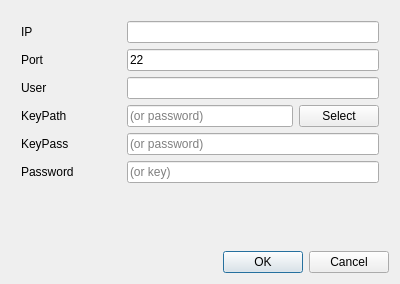
<?xml version="1.0" encoding="UTF-8"?>
<ui version="4.0">
 <class>SshDialog</class>
 <widget class="QDialog" name="SshDialog">
  <property name="geometry">
   <rect>
    <x>0</x>
    <y>0</y>
    <width>400</width>
    <height>284</height>
   </rect>
  </property>
  <property name="windowTitle">
   <string>Dialog</string>
  </property>
  <layout class="QVBoxLayout" name="verticalLayout">
   <item>
    <spacer name="verticalSpacer_2">
     <property name="orientation">
      <enum>Qt::Vertical</enum>
     </property>
     <property name="sizeType">
      <enum>QSizePolicy::Fixed</enum>
     </property>
     <property name="sizeHint" stdset="0">
      <size>
       <width>20</width>
       <height>10</height>
      </size>
     </property>
    </spacer>
   </item>
   <item>
    <layout class="QHBoxLayout" name="horizontalLayout_3">
     <item>
      <spacer name="horizontalSpacer_7">
       <property name="orientation">
        <enum>Qt::Horizontal</enum>
       </property>
       <property name="sizeType">
        <enum>QSizePolicy::Fixed</enum>
       </property>
       <property name="sizeHint" stdset="0">
        <size>
         <width>10</width>
         <height>20</height>
        </size>
       </property>
      </spacer>
     </item>
     <item>
      <widget class="QLabel" name="labelIp">
       <property name="minimumSize">
        <size>
         <width>100</width>
         <height>0</height>
        </size>
       </property>
       <property name="text">
        <string>IP</string>
       </property>
      </widget>
     </item>
     <item>
      <widget class="QLineEdit" name="lineEditIp"/>
     </item>
     <item>
      <spacer name="horizontalSpacer_2">
       <property name="orientation">
        <enum>Qt::Horizontal</enum>
       </property>
       <property name="sizeType">
        <enum>QSizePolicy::Fixed</enum>
       </property>
       <property name="sizeHint" stdset="0">
        <size>
         <width>10</width>
         <height>20</height>
        </size>
       </property>
      </spacer>
     </item>
    </layout>
   </item>
   <item>
    <layout class="QHBoxLayout" name="horizontalLayout_5">
     <item>
      <spacer name="horizontalSpacer_8">
       <property name="orientation">
        <enum>Qt::Horizontal</enum>
       </property>
       <property name="sizeType">
        <enum>QSizePolicy::Fixed</enum>
       </property>
       <property name="sizeHint" stdset="0">
        <size>
         <width>10</width>
         <height>20</height>
        </size>
       </property>
      </spacer>
     </item>
     <item>
      <widget class="QLabel" name="labelPort">
       <property name="minimumSize">
        <size>
         <width>100</width>
         <height>0</height>
        </size>
       </property>
       <property name="text">
        <string>Port</string>
       </property>
      </widget>
     </item>
     <item>
      <widget class="QLineEdit" name="lineEditPort">
       <property name="text">
        <string>22</string>
       </property>
      </widget>
     </item>
     <item>
      <spacer name="horizontalSpacer_3">
       <property name="orientation">
        <enum>Qt::Horizontal</enum>
       </property>
       <property name="sizeType">
        <enum>QSizePolicy::Fixed</enum>
       </property>
       <property name="sizeHint" stdset="0">
        <size>
         <width>10</width>
         <height>20</height>
        </size>
       </property>
      </spacer>
     </item>
    </layout>
   </item>
   <item>
    <layout class="QHBoxLayout" name="horizontalLayout_2">
     <item>
      <spacer name="horizontalSpacer_9">
       <property name="orientation">
        <enum>Qt::Horizontal</enum>
       </property>
       <property name="sizeType">
        <enum>QSizePolicy::Fixed</enum>
       </property>
       <property name="sizeHint" stdset="0">
        <size>
         <width>10</width>
         <height>20</height>
        </size>
       </property>
      </spacer>
     </item>
     <item>
      <widget class="QLabel" name="labelUser">
       <property name="minimumSize">
        <size>
         <width>100</width>
         <height>0</height>
        </size>
       </property>
       <property name="text">
        <string>User</string>
       </property>
      </widget>
     </item>
     <item>
      <widget class="QLineEdit" name="lineEditUser"/>
     </item>
     <item>
      <spacer name="horizontalSpacer_4">
       <property name="orientation">
        <enum>Qt::Horizontal</enum>
       </property>
       <property name="sizeType">
        <enum>QSizePolicy::Fixed</enum>
       </property>
       <property name="sizeHint" stdset="0">
        <size>
         <width>10</width>
         <height>20</height>
        </size>
       </property>
      </spacer>
     </item>
    </layout>
   </item>
   <item>
    <layout class="QHBoxLayout" name="horizontalLayout">
     <item>
      <spacer name="horizontalSpacer_10">
       <property name="orientation">
        <enum>Qt::Horizontal</enum>
       </property>
       <property name="sizeType">
        <enum>QSizePolicy::Fixed</enum>
       </property>
       <property name="sizeHint" stdset="0">
        <size>
         <width>10</width>
         <height>20</height>
        </size>
       </property>
      </spacer>
     </item>
     <item>
      <widget class="QLabel" name="labelKeyPath">
       <property name="minimumSize">
        <size>
         <width>100</width>
         <height>0</height>
        </size>
       </property>
       <property name="text">
        <string>KeyPath</string>
       </property>
      </widget>
     </item>
     <item>
      <widget class="QLineEdit" name="lineEditKeyPath">
       <property name="placeholderText">
        <string>(or password)</string>
       </property>
      </widget>
     </item>
     <item>
      <widget class="QPushButton" name="buttonKeyDir">
       <property name="maximumSize">
        <size>
         <width>16777215</width>
         <height>16777215</height>
        </size>
       </property>
       <property name="text">
        <string>Select</string>
       </property>
      </widget>
     </item>
     <item>
      <spacer name="horizontalSpacer_5">
       <property name="orientation">
        <enum>Qt::Horizontal</enum>
       </property>
       <property name="sizeType">
        <enum>QSizePolicy::Fixed</enum>
       </property>
       <property name="sizeHint" stdset="0">
        <size>
         <width>10</width>
         <height>20</height>
        </size>
       </property>
      </spacer>
     </item>
    </layout>
   </item>
   <item>
    <layout class="QHBoxLayout" name="horizontalLayout_7">
     <item>
      <spacer name="horizontalSpacer_13">
       <property name="orientation">
        <enum>Qt::Horizontal</enum>
       </property>
       <property name="sizeType">
        <enum>QSizePolicy::Fixed</enum>
       </property>
       <property name="sizeHint" stdset="0">
        <size>
         <width>10</width>
         <height>20</height>
        </size>
       </property>
      </spacer>
     </item>
     <item>
      <widget class="QLabel" name="labelKeyPass">
       <property name="minimumSize">
        <size>
         <width>100</width>
         <height>0</height>
        </size>
       </property>
       <property name="text">
        <string>KeyPass</string>
       </property>
      </widget>
     </item>
     <item>
      <widget class="QLineEdit" name="lineEditKeyPass">
       <property name="placeholderText">
        <string>(or password)</string>
       </property>
      </widget>
     </item>
     <item>
      <spacer name="horizontalSpacer_14">
       <property name="orientation">
        <enum>Qt::Horizontal</enum>
       </property>
       <property name="sizeType">
        <enum>QSizePolicy::Fixed</enum>
       </property>
       <property name="sizeHint" stdset="0">
        <size>
         <width>10</width>
         <height>20</height>
        </size>
       </property>
      </spacer>
     </item>
    </layout>
   </item>
   <item>
    <layout class="QHBoxLayout" name="horizontalLayout_6">
     <item>
      <spacer name="horizontalSpacer_11">
       <property name="orientation">
        <enum>Qt::Horizontal</enum>
       </property>
       <property name="sizeType">
        <enum>QSizePolicy::Fixed</enum>
       </property>
       <property name="sizeHint" stdset="0">
        <size>
         <width>10</width>
         <height>20</height>
        </size>
       </property>
      </spacer>
     </item>
     <item>
      <widget class="QLabel" name="labelPassword">
       <property name="minimumSize">
        <size>
         <width>100</width>
         <height>0</height>
        </size>
       </property>
       <property name="text">
        <string>Password</string>
       </property>
      </widget>
     </item>
     <item>
      <widget class="QLineEdit" name="lineEditPassword">
       <property name="placeholderText">
        <string>(or key)</string>
       </property>
      </widget>
     </item>
     <item>
      <spacer name="horizontalSpacer_12">
       <property name="orientation">
        <enum>Qt::Horizontal</enum>
       </property>
       <property name="sizeType">
        <enum>QSizePolicy::Fixed</enum>
       </property>
       <property name="sizeHint" stdset="0">
        <size>
         <width>10</width>
         <height>20</height>
        </size>
       </property>
      </spacer>
     </item>
    </layout>
   </item>
   <item>
    <spacer name="verticalSpacer">
     <property name="orientation">
      <enum>Qt::Vertical</enum>
     </property>
     <property name="sizeHint" stdset="0">
      <size>
       <width>20</width>
       <height>40</height>
      </size>
     </property>
    </spacer>
   </item>
   <item>
    <widget class="QDialogButtonBox" name="buttonBox">
     <property name="orientation">
      <enum>Qt::Horizontal</enum>
     </property>
     <property name="standardButtons">
      <set>QDialogButtonBox::Cancel|QDialogButtonBox::Ok</set>
     </property>
    </widget>
   </item>
  </layout>
 </widget>
 <resources/>
 <connections>
  <connection>
   <sender>buttonBox</sender>
   <signal>accepted()</signal>
   <receiver>SshDialog</receiver>
   <slot>accept()</slot>
   <hints>
    <hint type="sourcelabel">
     <x>248</x>
     <y>254</y>
    </hint>
    <hint type="destinationlabel">
     <x>157</x>
     <y>274</y>
    </hint>
   </hints>
  </connection>
  <connection>
   <sender>buttonBox</sender>
   <signal>rejected()</signal>
   <receiver>SshDialog</receiver>
   <slot>reject()</slot>
   <hints>
    <hint type="sourcelabel">
     <x>316</x>
     <y>260</y>
    </hint>
    <hint type="destinationlabel">
     <x>286</x>
     <y>274</y>
    </hint>
   </hints>
  </connection>
 </connections>
</ui>
